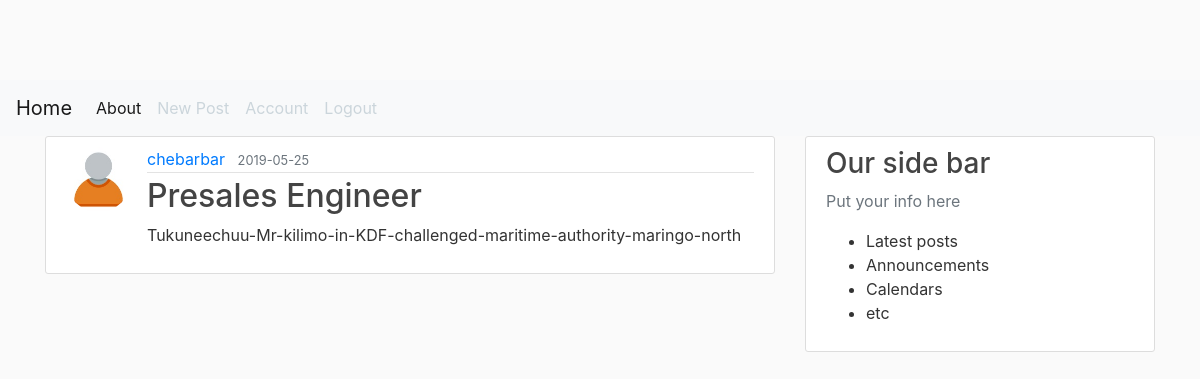
Page /post/14 (signed in) on the committed database.
### flaskblog/models.py (models this page shows, shortened)
class User(db.Model, UserMixin):
    id=db.Column(db.Integer, primary_key=True)
    username = db.Column(db.String(50), unique=True, nullable=False)
    email = db.Column(db.String(120), unique=True, nullable=False)
    image_file = db.Column(db.String(20), nullable=False, default='default.jpg')
    password = db.Column(db.String(60), nullable=False)
    posts= db.relationship('Post', backref='author', lazy=True)

class Post(db.Model):
    id=db.Column(db.Integer, primary_key=True)
    title = db.Column(db.String(100), nullable=False)
    date_posted = db.Column(db.DateTime, nullable=False, default=datetime.utcnow)
    content= db.Column(db.Text, nullable=False)
    user_id=db.Column(db.Integer, db.ForeignKey('user.id'), nullable=False)

### flaskblog/posts/routes.py (the view)
@posts.route("/post/<int:post_id>")
@login_required
def post(post_id):
    post= Post.query.get_or_404(post_id)
    return render_template('post.html', title=post.title, post=post)

### flaskblog/models.py (called while the page is built)
@login_manager.user_loader
def load_user(user_id):
    return User.query.get(int(user_id))

### flaskblog/templates/post.html (shortened to what this page needs)
{% extends "layout.html" %}
{% block content %}
<article class="media content-section">
    <img class="rounded-circle article-img" src="{{ url_for('static', filename='profpics/' + post.author.image_file ) }}" >
    <div class="well media-body">
        <div class="article-metadata">
            <a class="mr-2" href="{{ url_for('users.user_posts', username=post.author.username) }}">{{ post.author.username }}</a>
            <small class="text-muted">{{ post.date_posted.strftime('%Y-%m-%d') }}</small>
        </div>
        <h2 class="article-title" >{{ post.title }}</h2>
        <p class="article-content">{{ post.content }}</p>
    </div>
</article>
{% endblock content %}

### flaskblog/static/main.css (style rules this page uses)
body { background: #fafafa; color: #333333; margin-top: 5rem; }
h1, h2, h3, h4, h5, h6 { color: #444444; }
.content-section { background: #ffffff; padding: 10px 20px; border: 1px solid #dddddd; border-radius: 3px; margin-bottom: 20px; }
.article-title { color: #444444; }
.article-content { white-space: pre-line; }
.article-img { height: 65px; width: 65px; margin-right: 16px; }
.article-metadata { padding-bottom: 1px; margin-bottom: 4px; border-bottom: 1px solid #e3e3e3 }

### rows in the picture
User: image_file (placeholder picture), author.username "chebarbar"
Post: date_posted "2019-05-25", title "Presales Engineer", content "Tukuneechuu-Mr-kilimo-in-KDF-challenged-maritime-authority-maringo-north"
